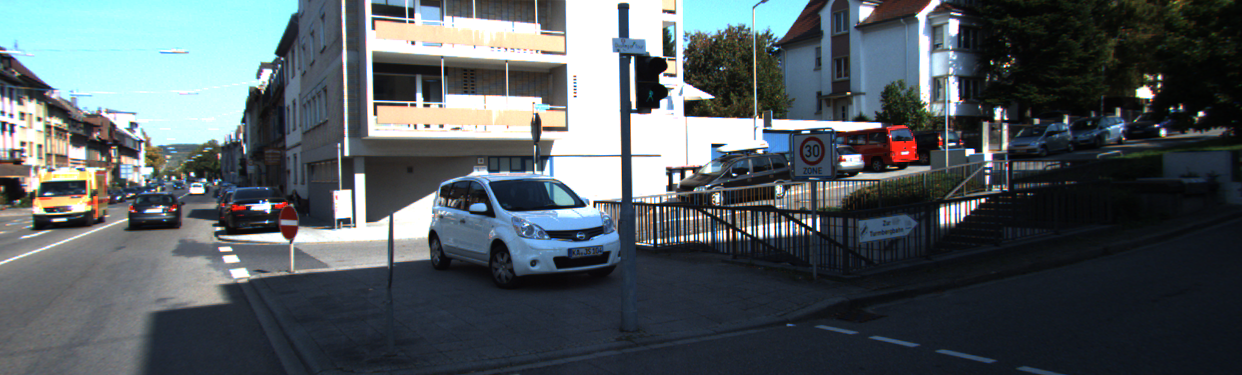
#> input picture sift/images/KITTI11_94.png, 1242 x 375 px; its folder holds 4 pictures in this run
$ python Aufgabe1.py   (Python 2 division)
#> lines starting #> are read from the running program, lines starting #| are printed output that depends on the picture
# coding=utf-8
import os
import numpy as np
import cv2
import glob
from Uebungsblatt7.siftdetector import detect_keypoints

image_pathes = glob.glob('images/*.png')
image_pairs = np.array([image_pathes[:2], image_pathes[2:]])

# Methoden zum Anpassen der Rückgabeformate
def to_cv2_kplist(kp): return list(map(to_cv2_kp, kp))


def to_cv2_kp(kp): return cv2.KeyPoint(kp[1], kp[0], kp[2], kp[3] / np.pi * 180)


def to_cv2_di(di): return np.asarray(di, np.float32)


def match_and_draw(img_pairs):
    for pathes in img_pairs:
        image1 = cv2.imread(pathes[0])
#> image1 is the input picture: shape (375, 1242, 3); mean B, G, R 96.1, 92, 83
        image2 = cv2.imread(pathes[1])
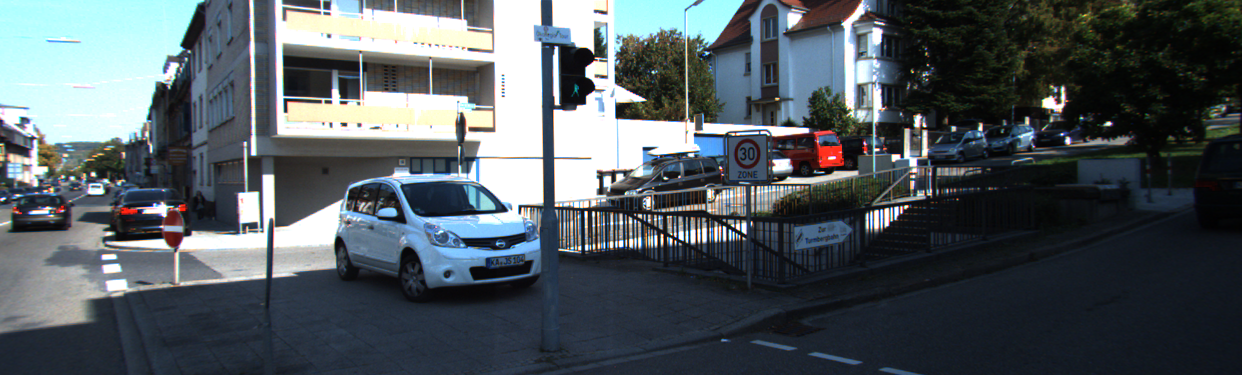
#> input picture sift/images/KITTI11_96.png, 1242 x 375 px
#> image2 is the input picture: shape (375, 1242, 3); mean B, G, R 94.6, 89.5, 80.9

        gray1 = cv2.cvtColor(image1, cv2.COLOR_BGR2GRAY)
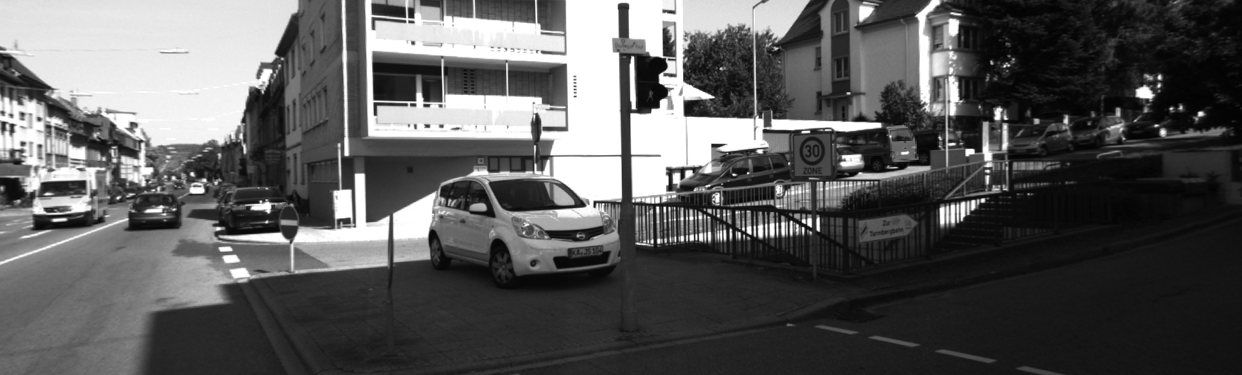
#> gray1: shape (375, 1242); min 2, max 255, mean 89.8
        gray2 = cv2.cvtColor(image2, cv2.COLOR_BGR2GRAY)
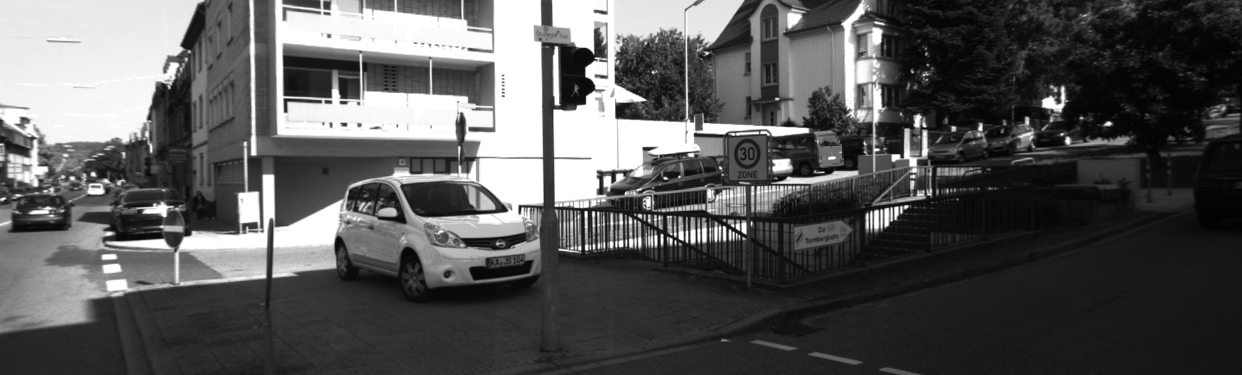
#> gray2: shape (375, 1242); min 1, max 255, mean 87.5

        [detected_keypoints1, descriptors1] = detect_keypoints(pathes[0], 5)
        [detected_keypoints2, descriptors2] = detect_keypoints(pathes[1], 5)

        # Rückgabeformat ändern
        kp1_cv2 = to_cv2_kplist(detected_keypoints1)
        d1_cv2 = to_cv2_di(descriptors1)
        kp2_cv2 = to_cv2_kplist(detected_keypoints2)
        d2_cv2 = to_cv2_di(descriptors2)

        image_out1 = np.array([])
        image_out2 = np.array([])

        # Keypoints einzeichnen
        kp_image1 = cv2.drawKeypoints(gray1, kp1_cv2, image_out1, flags=cv2.DRAW_MATCHES_FLAGS_DRAW_RICH_KEYPOINTS)
        kp_image2 = cv2.drawKeypoints(gray2, kp2_cv2, image_out2, flags=cv2.DRAW_MATCHES_FLAGS_DRAW_RICH_KEYPOINTS)

        filename_w_ext1 = os.path.basename(pathes[0])
        filename_w_ext2 = os.path.basename(pathes[1])
        filename1 = os.path.splitext(filename_w_ext1)[0]
        filename2 = os.path.splitext(filename_w_ext2)[0]
        # Bilder mit Keypoints abspeichern
        cv2.imwrite("kp_images/" + filename1 + "_kp.png",kp_image1)
        cv2.imwrite("kp_images/" + filename2 + "_kp.png",kp_image2)

        # Zuerst Objekt des Matchers erzeugen
        bf = cv2.BFMatcher()
        # Matching durchführen
        matches = bf.match(d1_cv2, d2_cv2)
        print "a. Alle Matches : %d" % len(matches)
        matches_img = cv2.drawMatches(image1, kp1_cv2, image2, kp2_cv2, matches, None)
        cv2.imwrite("kp_images/" + filename1 + "_" + filename2 + "_m.png", matches_img)

        print "b. Die 30 besten Matches"
        sorted_matches = sorted(matches, key=lambda x: x.distance)
        matches_img = cv2.drawMatches(image1, kp1_cv2, image2, kp2_cv2, sorted_matches[:30], None)
        cv2.imwrite("kp_images/" + filename1 + "_" + filename2 + "_m30.png", matches_img)

        print "c. Alle Matches mit einem matching theshold von 0.7 "
        matches = bf.knnMatch(d1_cv2, d2_cv2, k=2)
        good = []
        pts1 = []
        pts2 = []
        theshold_matching = 0.7
        for m, n in matches:
            if m.distance < theshold_matching * n.distance:
                good.append([m])
                pts1.append(kp1_cv2[m.queryIdx].pt)
                pts2.append(kp2_cv2[m.trainIdx].pt)

        good_matches = cv2.drawMatchesKnn(image1, kp1_cv2, image2, kp2_cv2, good, None)
        cv2.imwrite("kp_images/" + filename1 + "_" + filename2 + "_mGood.png", good_matches)

match_and_draw(image_pairs)
#> (the call stopped at in match_and_draw, `[detected_keypoints1, descriptors1] = detect_keypoints(pathes[0], 5)`: Uebungsblatt7 is not available in this run)
